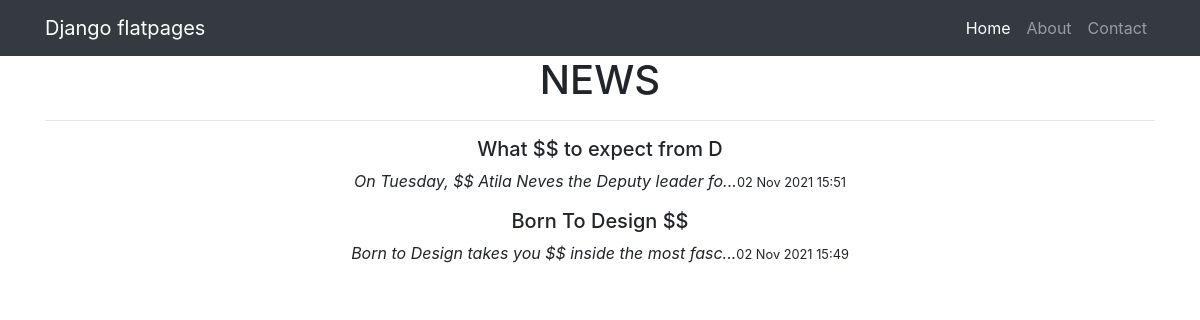
The page /news/ on the database as committed earlier.
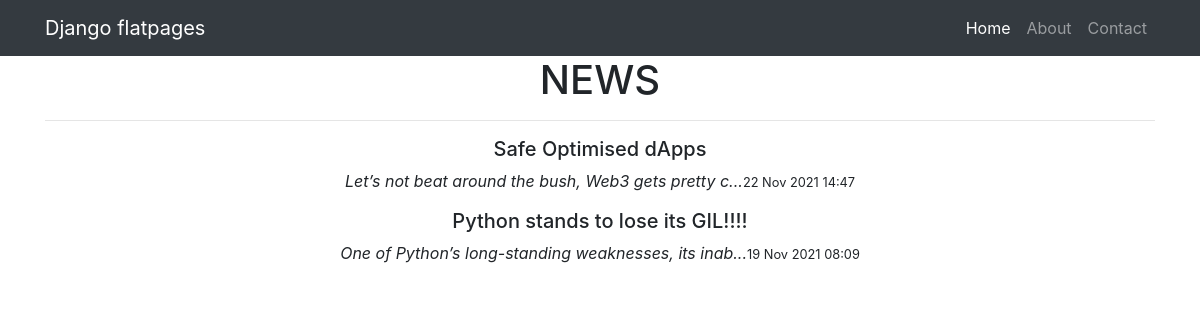
The same page on the database as committed later.
### news/models.py (models this page shows, shortened)
class Post(models.Model):
    authorPost = models.ForeignKey(Author, on_delete =models.CASCADE)
    NEWS = 'NW'
    ARTICLE = 'AR'
    POST_CHOISE = (
       (NEWS, 'Новость'),
       (ARTICLE, 'Статья')
    )
    typePost = models.CharField(max_length=2, choices=POST_CHOISE, default=NEWS)
    datetimePost = models.DateTimeField(auto_now_add=True)
    categoryPost =models.ManyToManyField(Category, through='PostCategory')
    titlePost = models.CharField(max_length= 128)
    textPost = models.TextField()
    ratingPost = models.IntegerField(default = 0)

### news/views.py (the view)
# urls.py: path('', NewsList.as_view()),
class NewsList(ListView):
    model = Post
    template_name = 'news.html'
    context_object_name = 'news'
    queryset = Post.objects.filter(typePost='NW').order_by('-id')
    paginate_by = 2
    def get_context_data(self, **kwargs):
        context = super().get_context_data(**kwargs)
        context['filter'] = NewsFilter(self.request.GET,
                                       queryset=self.get_queryset())
        return context

### news/templatetags/custom_filters.py (called while the page is built)
@register.filter(name='preview')
def preview(value):
    return value[0:50]+'...   '

@register.filter(name='CENSOR')
def censor(text):
    text_censor = ''
    for word in text.split():
        if word.strip('.,"/') in FILTR_CENS:
            word = '$$'
        text_censor += f' {word}'
    return text_censor

### templates/news.html (shortened to what this page needs)
{% extends 'flatpages/default.html' %}
{% load custom_filters %}
{% block content %}
<h1>NEWS</h1>
<hr>
    {% if news %}
        <table>
        {% for news_id in news %}
          <p>
            <h5>
            {{ news_id.titlePost|CENSOR }}
            </h5>
            <i>{{ news_id.textPost|preview|CENSOR }}</i>
            <small>{{ news_id.datetimePost|date:'d M Y H:i' }}</small>
          </p>
        {% endfor %}
        </table>
    {% else %}
        <h2>NO NEWS(</h2>
    {% endif %}
{% endblock content %}

Rows that differ between the two databases and show on the page:
no longer on this page (row unchanged): Post: titlePost|CENSOR "What $$ to expect from D", textPost|preview "On Tuesday, $$ Atila Neves the Deputy leader fo...", datetimePost "02 Nov 2021 15:51"
no longer on this page (row unchanged): Post: titlePost|CENSOR "Born To Design $$", textPost|preview "Born to Design takes you $$ inside the most fasc...", datetimePost "02 Nov 2021 15:49"
added Post: titlePost|CENSOR "Safe Optimised dApps", textPost|preview "Let’s not beat around the bush, Web3 gets pretty c...", datetimePost "22 Nov 2021 14:47"
added Post: titlePost|CENSOR "Python stands to lose its GIL!!!!", textPost|preview "One of Python’s long-standing weaknesses, its inab...", datetimePost "19 Nov 2021 08:09"
